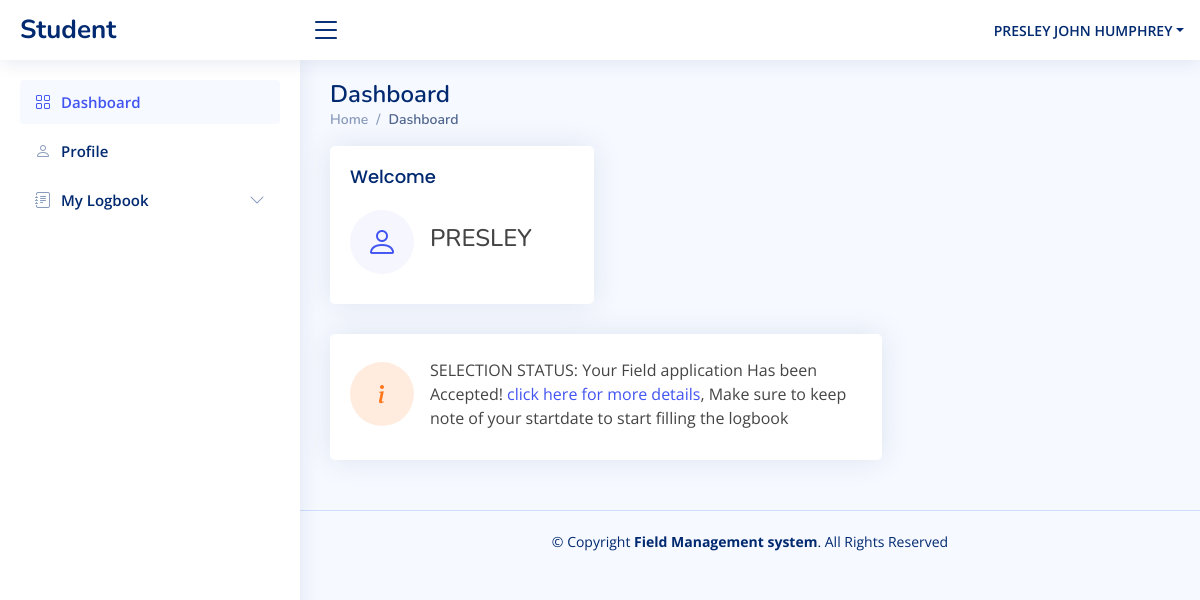
/user/student/home/ (signed in), run on the app's committed database.
### tables this page shows
CREATE TABLE `student` (
  `id` int(100) NOT NULL,
  `first_name` varchar(20) NOT NULL,
  `middle_name` varchar(20) NOT NULL,
  `surname` varchar(20) NOT NULL,
  `email` varchar(20) NOT NULL,
  `gender` varchar(6) NOT NULL,
  `phonenumber` varchar(15) NOT NULL,
  `University` varchar(50) NOT NULL,
  `regno` varchar(50) NOT NULL,
  `course` varchar(50) NOT NULL,
  `password` varchar(100) NOT NULL
);

CREATE TABLE `info` (
  `student` int(100) NOT NULL,
  `info` varchar(100) NOT NULL
);

### user/student/home/index.php (the view, shortened to what this page needs)
<?php
include '../config/config.php';
$user_id = $_SESSION['user_id'];
?>
<!DOCTYPE html>
<html lang="en">
<head>
  <link href="../assets/vendor/bootstrap/css/bootstrap.min.css" rel="stylesheet">
  <link href="../assets/vendor/bootstrap-icons/bootstrap-icons.css" rel="stylesheet">
  <link href="../assets/vendor/boxicons/css/boxicons.min.css" rel="stylesheet">
  <link href="../assets/vendor/quill/quill.snow.css" rel="stylesheet">
  <link href="../assets/vendor/quill/quill.bubble.css" rel="stylesheet">
  <link href="../assets/vendor/remixicon/remixicon.css" rel="stylesheet">
  <link href="../assets/vendor/simple-datatables/style.css" rel="stylesheet">
  <link href="../assets/css/style.css" rel="stylesheet">
</head>
<body>
  <header id="header" class="header fixed-top d-flex align-items-center">
    <div class="d-flex align-items-center justify-content-between">
      <a href="#" class="logo d-flex align-items-center">
        <span class="d-none d-lg-block">Student</span>
      </a>
      <i class="bi bi-list toggle-sidebar-btn"></i>
    </div>
    <nav class="header-nav ms-auto">
      <ul class="d-flex align-items-center">
        <li class="nav-item dropdown pe-3">
          <a class="nav-link nav-profile d-flex align-items-center pe-0" href="#" data-bs-toggle="dropdown">
          <?php
                $select = mysqli_query($conn, "SELECT * FROM `student` WHERE id = '$user_id'") or die('query failed');
                if(mysqli_num_rows($select) > 0){
                    $fetch = mysqli_fetch_assoc($select);
                }
            ?>
            <span class="d-none d-md-block dropdown-toggle ps-2"><?php echo $fetch['first_name'].' '.$fetch['middle_name'].' '.$fetch['surname']; ?></span>
          </a>
        </li>
      </ul>
    </nav>
  </header>
  <aside id="sidebar" class="sidebar">
    <ul class="sidebar-nav" id="sidebar-nav">
      <li class="nav-item">
        <a class="nav-link " href="#">
          <i class="bi bi-grid"></i>
          <span>Dashboard</span>
        </a>
      </li>
      <li class="nav-item">
        <a class="nav-link collapsed" href="users-profile.php">
          <i class="bi bi-person"></i>
          <span>Profile</span>
        </a>
      </li>
      <?php
      $accepted = mysqli_query($conn, "SELECT * FROM accepted_application where student_id = '$user_id' ");
      ?>
      <?php
        $date = date("Y/m/d");
        $res_date = mysqli_fetch_assoc($accepted);
        if (mysqli_num_rows($accepted) > 0) {
          if ($date >= date("Y/m/d", strtotime($res_date['startdate']))){
            echo'<li class="nav-item">
            <a class="nav-link collapsed" data-bs-target="#forms-nav" data-bs-toggle="collapse" href="#">
              <i class="bi bi-journal-text"></i><span>My Logbook</span><i class="bi bi-chevron-down ms-auto"></i>
            </a>
            <ul id="forms-nav" class="nav-content collapse " data-bs-parent="#sidebar-nav">
              <li>
                <a href="logbook.php">
                  <i class="bi bi-circle"></i><span>Add Today entry</span>
                </a>
              </li>
              <li>
                <a href="mylogbook.php">
                  <i class="bi bi-circle"></i><span>View</span>
                </a>
              </li>
          </li>';
          }else{
          }
        }else{
        }
        ?>
    </ul>
  </aside>
  <main id="main" class="main">
    <div class="pagetitle">
      <h1>Dashboard</h1>
      <nav>
        <ol class="breadcrumb">
          <li class="breadcrumb-item"><a href="#">Home</a></li>
          <li class="breadcrumb-item active">Dashboard</li>
        </ol>
      </nav>
    </div>
    <section class="section dashboard">
      <div class="row">
        <div class="col-lg-8">
          <div class="row">
            <div class="col-xxl-4 col-md-6">
              <div class="card info-card sales-card">
                <div class="card-body">
                  <h5 class="card-title">Welcome</h5>
                  <div class="d-flex align-items-center">
                    <div class="card-icon rounded-circle d-flex align-items-center justify-content-center">
                      <i class="bi bi-person"></i>
                    </div>
                    <div class="ps-3">
                      <h4><?php echo $fetch['first_name']; ?></h4>
                    </div>
                  </div>
                </div>
              </div>
            </div>
            <div class="col-xxl-4 col-xl-12">
              <div class="card info-card customers-card">
                <div class="card-body"><br>
                <?php
                        $app = mysqli_query($conn,"SELECT * FROM application WHERE student_id = '$user_id'") or die('Something went Wrong!');
                        $selection = mysqli_query($conn, "SELECT * FROM accepted_application WHERE student_id = '$user_id'") or die ('ERR s001');
                        if ((mysqli_num_rows($app) > 0) || mysqli_num_rows($selection) > 0){
                          $info = mysqli_query($conn, "SELECT info from info where student = '$user_id'") or die('Something went Wrong!, could not find student info');
                          if(mysqli_num_rows($info) > 0){
                            $row = mysqli_fetch_assoc($info);
                            echo ' <div class="d-flex align-items-center">
                            <div class="card-icon rounded-circle d-flex align-items-center justify-content-center">
                              <i class="bi bi-info"></i>
                            </div>
                              <div class="ps-3">
                                <span>  SELECTION STATUS: '.$row['info'].' <a href="selection-details.php">click here for more details</a>, Make sure to keep note of your startdate to start filling the logbook
                                </span>
                              </div>
                              </div>
                              ';
                          }
                        }
                        ?>
                </div>
              </div>
            </div>
          </div>
        </div>
      </div>
    </section>
  </main>
  <footer id="footer" class="footer">
    <div class="copyright">
      &copy; Copyright <strong><span>Field Management system</span></strong>. All Rights Reserved
    </div>
  </footer>
</body>
</html>

### user/student/assets/css/style.css (style rules this page uses)
:root { scroll-behavior: smooth; }
body { font-family: "Open Sans", sans-serif; background: #f6f9ff; color: #444444; }
a { color: #4154f1; text-decoration: none; }
h1, h2, h3, h4, h5, h6 { font-family: "Nunito", sans-serif; }
#main { margin-top: 60px; padding: 20px 30px; transition: all 0.3s; }
.pagetitle { margin-bottom: 10px; }
.pagetitle h1 { font-size: 24px; margin-bottom: 0; font-weight: 600; color: #012970; }
.card { margin-bottom: 30px; border: none; border-radius: 5px; box-shadow: 0px 0 30px rgba(1, 41, 112, 0.1); }
.card-title { padding: 20px 0 15px 0; font-size: 18px; font-weight: 500; color: #012970; font-family: "Poppins", sans-serif; }
.card-body { padding: 0 20px 20px 20px; }
.breadcrumb { font-size: 14px; font-family: "Nunito", sans-serif; color: #899bbd; font-weight: 600; }
.breadcrumb a { color: #899bbd; transition: 0.3s; }
.breadcrumb .breadcrumb-item::before { color: #899bbd; }
.breadcrumb .active { color: #51678f; font-weight: 600; }
.logo { line-height: 1; }
@media (min-width: 1200px) { .logo { width: 280px; } }
.logo span { font-size: 26px; font-weight: 700; color: #012970; font-family: "Nunito", sans-serif; }
.header { transition: all 0.5s; z-index: 997; height: 60px; box-shadow: 0px 2px 20px rgba(1, 41, 112, 0.1); background-color: #fff; padding-left: 20px; }
.header .toggle-sidebar-btn { font-size: 32px; padding-left: 10px; cursor: pointer; color: #012970; }
.header-nav ul { list-style: none; }
.header-nav>ul { margin: 0; padding: 0; }
.header-nav .nav-profile { color: #012970; }
.header-nav .nav-profile span { font-size: 14px; font-weight: 600; }
.sidebar { position: fixed; top: 60px; left: 0; bottom: 0; width: 300px; z-index: 996; transition: all 0.3s; padding: 20px; overflow-y: auto; scrollbar-width: thin; scrollbar-color: #aab7cf transparent; box-shadow: 0px 0px 20px rgba(1, 41, 112, 0.1); background-color: #fff; }
@media (min-width: 1200px) { #main, #footer { margin-left: 300px; } }
.sidebar-nav { padding: 0; margin: 0; list-style: none; }
.sidebar-nav li { padding: 0; margin: 0; list-style: none; }
.sidebar-nav .nav-item { margin-bottom: 5px; }
.sidebar-nav .nav-link { display: flex; align-items: center; font-size: 15px; font-weight: 600; color: #4154f1; transition: 0.3; background: #f6f9ff; padding: 10px 15px; border-radius: 4px; }
.sidebar-nav .nav-link i { font-size: 16px; margin-right: 10px; color: #4154f1; }
.sidebar-nav .nav-link.collapsed { color: #012970; background: #fff; }
.sidebar-nav .nav-link.collapsed i { color: #899bbd; }
.sidebar-nav .nav-link .bi-chevron-down { margin-right: 0; transition: transform 0.2s ease-in-out; }
.dashboard .info-card { padding-bottom: 10px; }
.dashboard .card-icon { font-size: 32px; line-height: 0; width: 64px; height: 64px; flex-shrink: 0; flex-grow: 0; }
.dashboard .sales-card .card-icon { color: #4154f1; background: #f6f6fe; }
.dashboard .customers-card .card-icon { color: #ff771d; background: #ffecdf; }
.footer { padding: 20px 0; font-size: 14px; transition: all 0.3s; border-top: 1px solid #cddfff; }
.footer .copyright { text-align: center; color: #012970; }

### data on the page
student: first_name "PRESLEY", middle_name "JOHN", surname "HUMPHREY"
info: info "Your Field application Has been Accepted!"
